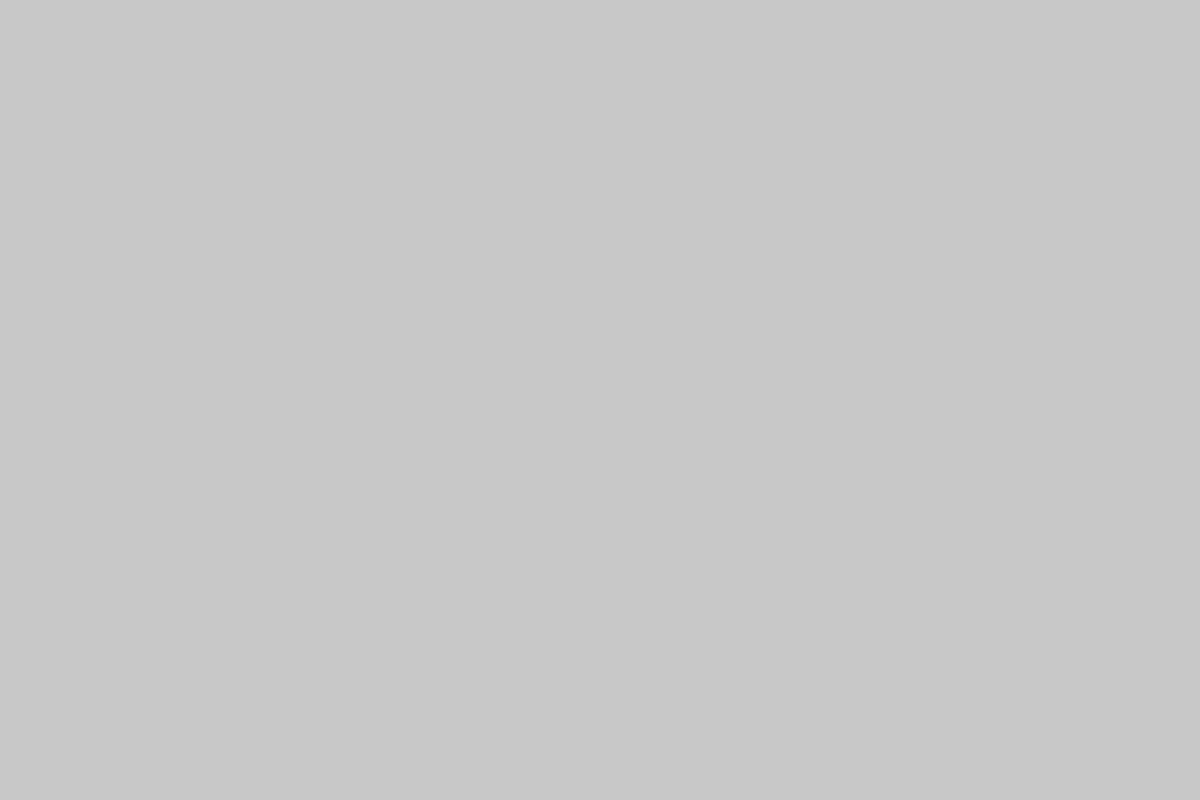
Frame 1 (no input)
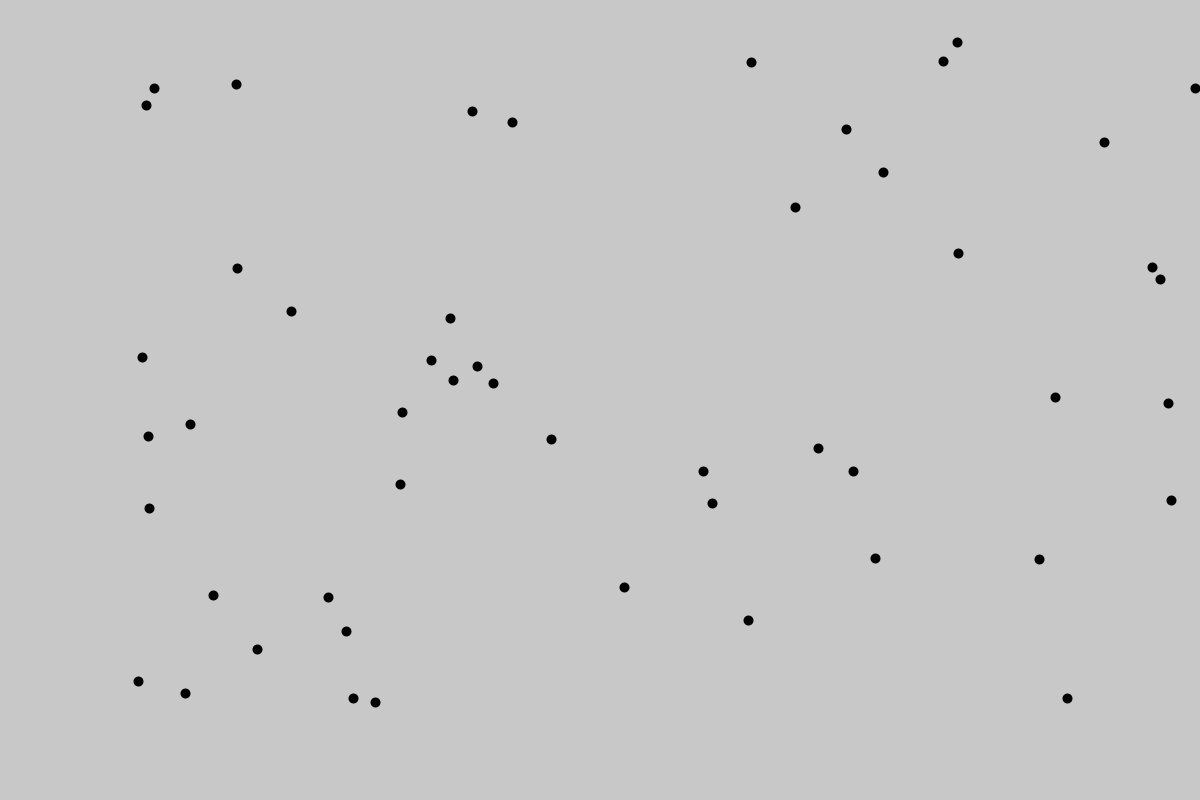
Frame 60 (the mouse pressed at the canvas centre just before this capture)
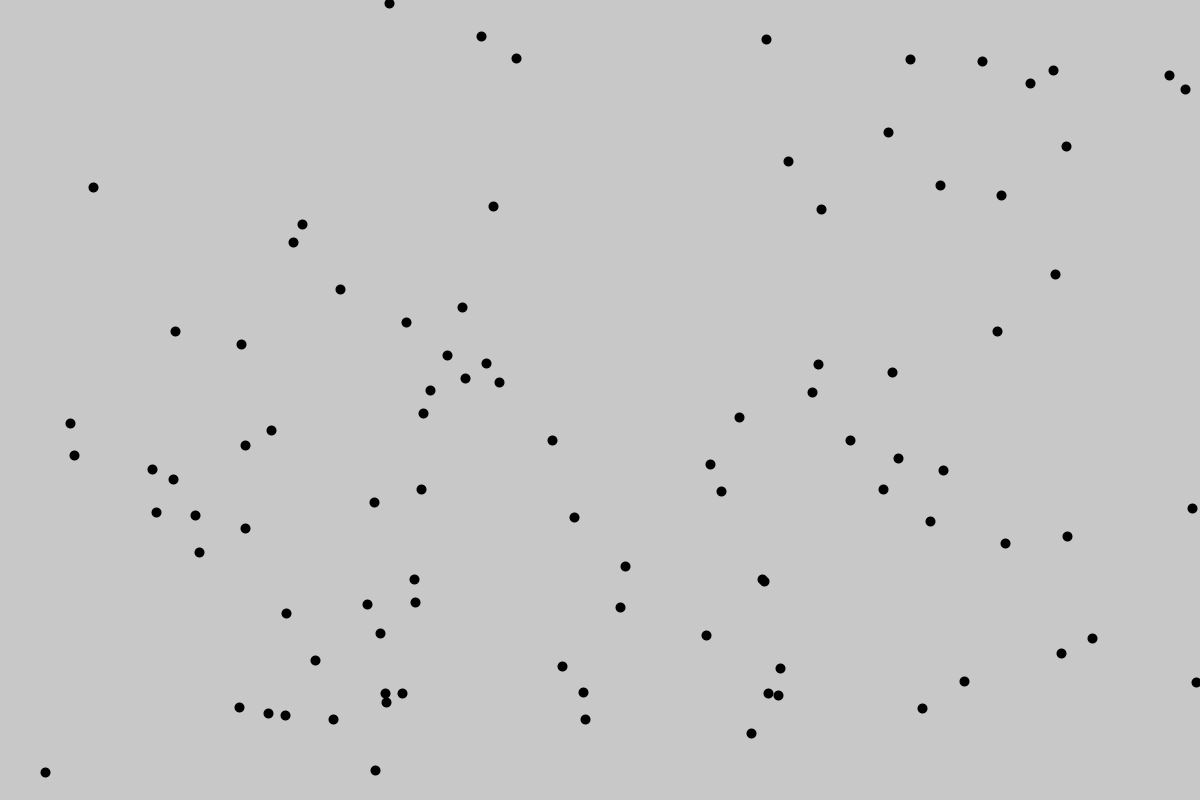
Frame 120 (the mouse held since frame 60 and released just before this capture)

The Processing sketch that drew these frames (run headless with seeded random() and noise(); from frame 60 on, the mouse is pressed at the canvas centre):

// Processing sketch: Chaos
// ── Chaos.pde
int spaceX = 10;
int spaceY = 10;
int spawnSpeed = 2;
int frame = 0;

ArrayList<PVector> points;
float epsilon = 0.00001;
float t = 0;
float dt = 0.0001;
void setup()
{
  size(1200,800);
  points = new ArrayList<PVector>();
  for(int i = 0;i < width/spaceX;i++)
  {
    for(int j = 0;j < height/spaceY;j++)
    {
      //points.add(new PVector(i*spaceX - width/2, j*spaceY - height/2));
    }
  }
}

void draw()
{
  background(200);
  color(0);
  stroke(0);
  strokeWeight(10);
  translate(width/2,height/2);
  
  for(int i = 0;i < points.size();i++)
  {
    if(points.get(i).x > -width/2 &&
       points.get(i).x < width/2 &&
       points.get(i).y > -height/2 &&
       points.get(i).y < height/2)
    {
      point(points.get(i).x,points.get(i).y);
      
      float old_x = points.get(i).x;
      float old_y = points.get(i).y;
      
      points.get(i).x += epsilon*old_x*old_x - old_x*epsilon + old_y*epsilon;
      points.get(i).y += -sin(epsilon*old_y*old_y) - t*t - epsilon*old_x*old_y - old_x*epsilon - old_y*epsilon;
    }
    else
    {
      points.remove(i);
    }
  }
  points.add(new PVector(random(-width/2,width/2),random(-height/2,height/2)));
  println(points.size());
  if(points.size() > 500)
  {
    points.remove(0);
  }
  
  frame++;
  //t += dt;
}
